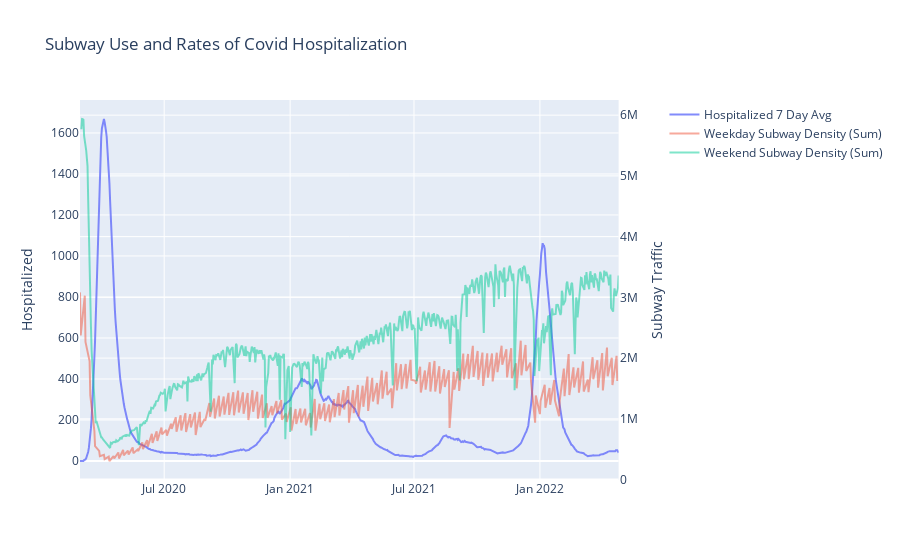

The notebook cell saved with this chart:
### Code cell
# Create traces
# fig = go.Figure()
from plotly.subplots import make_subplots
def generate_figure(df):
    # df = df[df.TIME_OF_WEEK == 'Weekend']
    fig = make_subplots(specs=[[{"secondary_y": True}]])
    
    # fig.update_layout(xaxis2= {'anchor': 'y', 'overlaying': 'x', 'side': 'top'},
    #               yaxis_domain=[0, 0.94])

    fig.add_trace(go.Scatter(x=df.DATE, y=df.HOSP_COUNT_7DAY_AVG,
                        mode='lines',
                        name='Hospitalized 7 Day Avg',
                        opacity = .8))
    fig.add_trace(go.Scatter(x=df.DATE[df.TIME_OF_WEEK == 'Weekend'], y=df.LINE_DENSITY[df.TIME_OF_WEEK == 'Weekend'],
                        mode='lines',
                        name='Weekday Subway Density (Sum)',
                        opacity = .5),
                        secondary_y = True)
    fig.add_trace(go.Scatter(x=df.DATE[df.TIME_OF_WEEK == 'Weekday'], y=df.LINE_DENSITY[df.TIME_OF_WEEK == 'Weekday'],
                        mode='lines',
                        name='Weekend Subway Density (Sum)',
                        opacity = .5),
                        secondary_y = True)
    # fig.data[1].update(xaxis='x2')
    fig.update_yaxes(title_text="Hospitalized", secondary_y=False)
    fig.update_yaxes(title_text="Subway Traffic", secondary_y=True)
    fig.update_layout(title='Subway Use and Rates of Covid Hospitalization')
    
    return fig
generate_figure(df).show()

### Figure 1 — Plotly figure (JSON) as saved in the notebook; plotly's stock layout.template omitted (floating-point values rounded to 4 significant figures; data arrays with more than 128 entries replaced by an {"elided": "..."} marker saying what was removed)
{"data": [{"mode": "lines", "name": "Hospitalized 7 Day Avg", "opacity": 0.8, "type": "scatter", "x": {"elided": "788 str values"}, "y": {"elided": "788 int values"}}, {"mode": "lines", "name": "Weekday Subway Density (Sum)", "opacity": 0.5, "type": "scatter", "x": {"elided": "226 str values"}, "xaxis": "x", "y": {"elided": "226 float values"}, "yaxis": "y2"}, {"mode": "lines", "name": "Weekend Subway Density (Sum)", "opacity": 0.5, "type": "scatter", "x": {"elided": "562 str values"}, "xaxis": "x", "y": {"elided": "562 float values"}, "yaxis": "y2"}], "layout": {"title": {"text": "Subway Use and Rates of Covid Hospitalization"}, "xaxis": {"anchor": "y", "domain": [0, 0.94]}, "yaxis": {"anchor": "x", "domain": [0, 1], "title": {"text": "Hospitalized"}}, "yaxis2": {"anchor": "x", "overlaying": "y", "side": "right", "title": {"text": "Subway Traffic"}}}}
